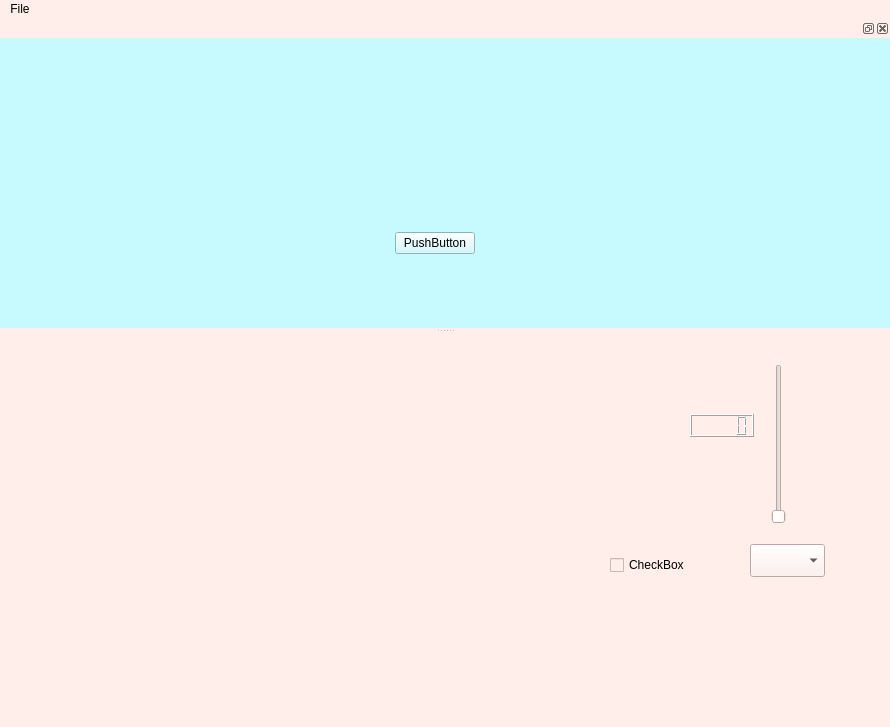
<?xml version="1.0" encoding="UTF-8"?>
<ui version="4.0">
 <class>MainWindow</class>
 <widget class="QMainWindow" name="MainWindow">
  <property name="geometry">
   <rect>
    <x>0</x>
    <y>0</y>
    <width>890</width>
    <height>727</height>
   </rect>
  </property>
  <property name="minimumSize">
   <size>
    <width>0</width>
    <height>30</height>
   </size>
  </property>
  <property name="windowTitle">
   <string>MainWindow</string>
  </property>
  <property name="styleSheet">
   <string notr="true">background-color: rgb(255, 238, 233);</string>
  </property>
  <widget class="QWidget" name="centralwidget">
   <widget class="QWidget" name="widget" native="true">
    <property name="geometry">
     <rect>
      <x>70</x>
      <y>140</y>
      <width>120</width>
      <height>80</height>
     </rect>
    </property>
   </widget>
   <widget class="QSlider" name="verticalSlider">
    <property name="geometry">
     <rect>
      <x>770</x>
      <y>30</y>
      <width>18</width>
      <height>160</height>
     </rect>
    </property>
    <property name="orientation">
     <enum>Qt::Vertical</enum>
    </property>
   </widget>
   <widget class="QLCDNumber" name="lcdNumber">
    <property name="geometry">
     <rect>
      <x>690</x>
      <y>80</y>
      <width>64</width>
      <height>23</height>
     </rect>
    </property>
   </widget>
   <widget class="QComboBox" name="comboBox">
    <property name="geometry">
     <rect>
      <x>750</x>
      <y>210</y>
      <width>75</width>
      <height>33</height>
     </rect>
    </property>
   </widget>
   <widget class="QCheckBox" name="checkBox">
    <property name="geometry">
     <rect>
      <x>610</x>
      <y>220</y>
      <width>88</width>
      <height>22</height>
     </rect>
    </property>
    <property name="text">
     <string>CheckBox</string>
    </property>
   </widget>
  </widget>
  <widget class="QMenuBar" name="menubar">
   <property name="geometry">
    <rect>
     <x>0</x>
     <y>0</y>
     <width>890</width>
     <height>27</height>
    </rect>
   </property>
   <widget class="QMenu" name="menuFile">
    <property name="title">
     <string>File</string>
    </property>
    <addaction name="actionOpen"/>
    <addaction name="actionSave"/>
    <addaction name="actionSave_As"/>
    <addaction name="actionOptions"/>
    <addaction name="separator"/>
    <addaction name="actionQuit"/>
   </widget>
   <addaction name="menuFile"/>
  </widget>
  <widget class="QStatusBar" name="statusbar"/>
  <widget class="QDockWidget" name="dockWidget">
   <property name="sizePolicy">
    <sizepolicy hsizetype="Fixed" vsizetype="Fixed">
     <horstretch>0</horstretch>
     <verstretch>0</verstretch>
    </sizepolicy>
   </property>
   <property name="minimumSize">
    <size>
     <width>75</width>
     <height>309</height>
    </size>
   </property>
   <property name="baseSize">
    <size>
     <width>0</width>
     <height>100</height>
    </size>
   </property>
   <property name="whatsThis">
    <string>&lt;html&gt;&lt;head/&gt;&lt;body&gt;&lt;p&gt;werwvrww erwe we&lt;/p&gt;&lt;/body&gt;&lt;/html&gt;</string>
   </property>
   <property name="styleSheet">
    <string notr="true">background-color: rgb(199, 250, 255);</string>
   </property>
   <attribute name="dockWidgetArea">
    <number>4</number>
   </attribute>
   <widget class="QWidget" name="dockWidgetContents_2">
    <widget class="QWidget" name="horizontalLayoutWidget">
     <property name="geometry">
      <rect>
       <x>20</x>
       <y>20</y>
       <width>831</width>
       <height>371</height>
      </rect>
     </property>
     <layout class="QHBoxLayout" name="hl">
      <item>
       <widget class="QPushButton" name="pushButton">
        <property name="sizePolicy">
         <sizepolicy hsizetype="Fixed" vsizetype="Fixed">
          <horstretch>0</horstretch>
          <verstretch>0</verstretch>
         </sizepolicy>
        </property>
        <property name="text">
         <string>PushButton</string>
        </property>
       </widget>
      </item>
     </layout>
    </widget>
   </widget>
  </widget>
  <action name="actionOpen">
   <property name="text">
    <string>Open...</string>
   </property>
  </action>
  <action name="actionSave">
   <property name="text">
    <string>Save</string>
   </property>
  </action>
  <action name="actionSave_As">
   <property name="text">
    <string>Save As...</string>
   </property>
  </action>
  <action name="actionQuit">
   <property name="text">
    <string>Quit</string>
   </property>
  </action>
  <action name="actionOptions">
   <property name="text">
    <string>Options</string>
   </property>
  </action>
 </widget>
 <resources/>
 <connections/>
</ui>
